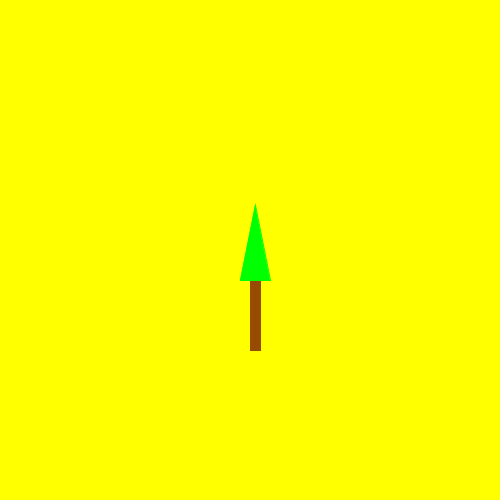
Frame 1 (no input)
Frame 60 (the mouse pressed at the canvas centre just before this capture): identical to frame 1, image omitted
Frame 120 (the mouse held since frame 60 and released just before this capture): identical to frame 1, image omitted

The Processing sketch that drew this single still picture (run headless with seeded random() and noise(); from frame 60 on, the mouse is pressed at the canvas centre):

// Processing sketch: h9_opdr_10
// ── h9_opdr_10.pde




void setup() {
  size(500, 500);
}

void draw() {
  background( 255, 255, 0);
  tekenboom();
  
}


void tekenboom(){
 

fill(150,75,0);
stroke(150,75,0);
 rect( 250,250,10,100);
 noFill();
 fill(0,255,0);
    stroke(0,255,0);
  
 triangle(270, 280, 255, 205, 240,280);
}
